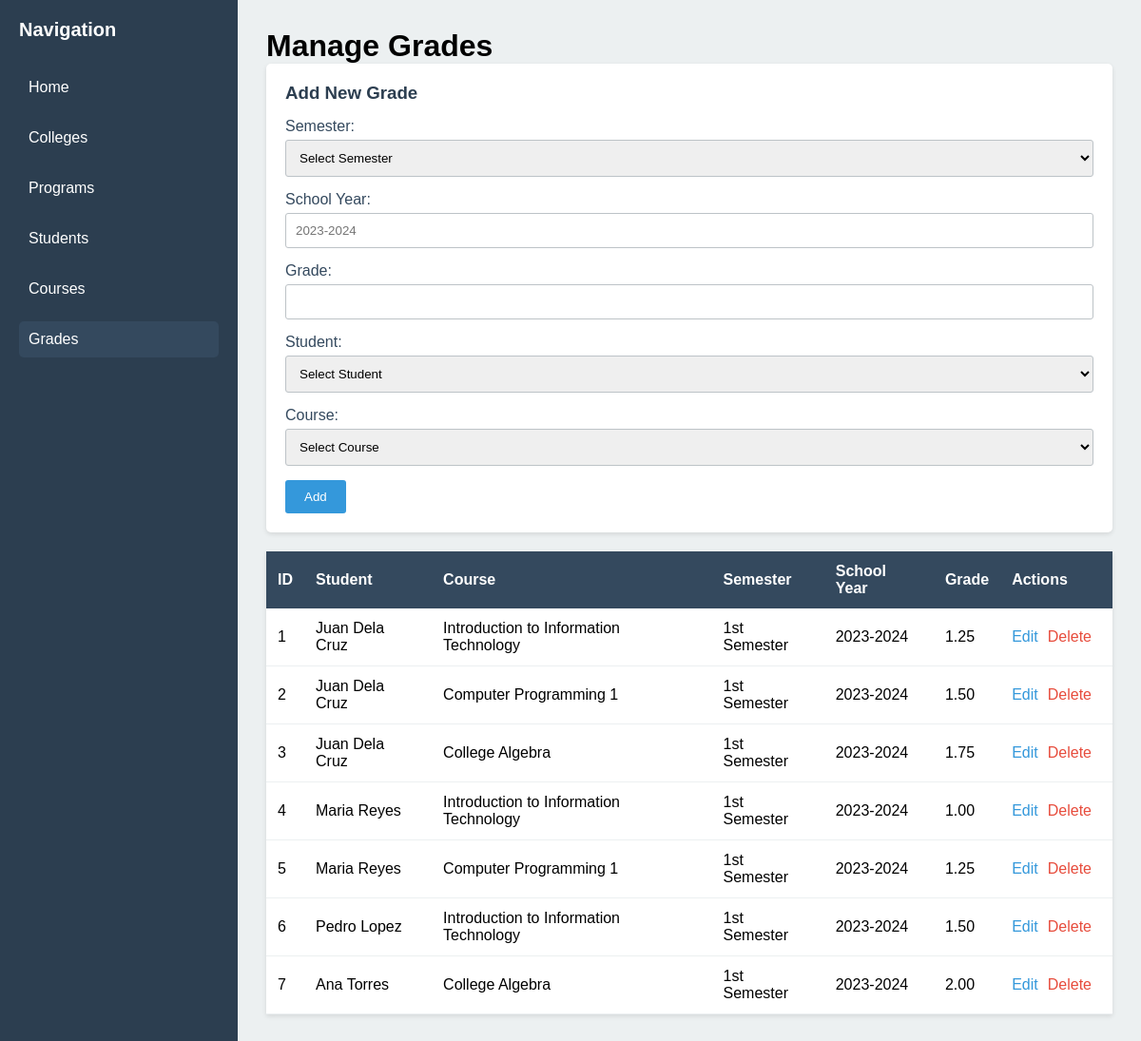
The page /grades.php on the database its author committed.
### tables this page shows
CREATE TABLE grade (
    grade_id INT AUTO_INCREMENT PRIMARY KEY,
    semester VARCHAR(20) NOT NULL,
    school_year VARCHAR(9) NOT NULL,
    grade DECIMAL(4,2) NOT NULL,
    student_number INT,
    course_code VARCHAR(10),
    FOREIGN KEY (student_number) REFERENCES student(student_number)
        ON UPDATE CASCADE
        ON DELETE CASCADE,
    FOREIGN KEY (course_code) REFERENCES course(course_code)
        ON UPDATE CASCADE
        ON DELETE CASCADE,
    CHECK (grade >= 1.0 AND grade <= 5.0)
);

CREATE TABLE student (
    student_number INT PRIMARY KEY,
    first_name VARCHAR(50) NOT NULL,
    middle_name VARCHAR(20),
    last_name VARCHAR(50) NOT NULL,
    gender VARCHAR(10) NOT NULL,
    birthday DATE NOT NULL,
    details TEXT,
    program_code VARCHAR(15),
    FOREIGN KEY (program_code) REFERENCES program(program_code)
        ON UPDATE CASCADE
        ON DELETE SET NULL
);

CREATE TABLE course (
    course_code VARCHAR(10) PRIMARY KEY,
    course_title VARCHAR(100) NOT NULL,
    units INT NOT NULL
);

### grades.php (the view, shortened to what this page needs)
<?php
include("connect.php");
$edit_mode = false;
$edit_data = null;
?>
<!DOCTYPE html>
<html lang="en">
<head>
    <link rel="stylesheet" href="style.css">
</head>
<body>
    <div class="container">
        <div class="sidebar">
            <h2>Navigation</h2>
            <ul>
                <li><a href="index.php">Home</a></li>
                <li><a href="colleges.php">Colleges</a></li>
                <li><a href="programs.php">Programs</a></li>
                <li><a href="students.php">Students</a></li>
                <li><a href="courses.php">Courses</a></li>
                <li><a href="grades.php" class="active">Grades</a></li>
            </ul>
        </div>
        <div class="main-content">
            <h1>Manage Grades</h1>
            <div class="form-box">
                <h3><?php echo $edit_mode ? 'Edit Grade' : 'Add New Grade'; ?></h3>
                <form method="post">
                    <label>Semester:</label>
                    <select name="semester" required>
                        <option value="">Select Semester</option>
                    </select>
                    <label>School Year:</label>
                    <input type="text" name="school_year" value="<?php echo $edit_mode ? htmlspecialchars($edit_data['school_year']) : ''; ?>" placeholder="2023-2024" required>
                    <label>Grade:</label>
                    <input type="number" step="0.01" name="grade" value="<?php echo $edit_mode ? htmlspecialchars($edit_data['grade']) : ''; ?>" min="1.0" max="5.0" required>
                    <label>Student:</label>
                    <select name="student_number" required>
                        <option value="">Select Student</option>
                    </select>
                    <label>Course:</label>
                    <select name="course_code" required>
                        <option value="">Select Course</option>
                    </select>
                    <button type="submit" name="<?php echo $edit_mode ? 'update' : 'add'; ?>">
                        <?php echo $edit_mode ? 'Update' : 'Add'; ?>
                    </button>
                </form>
            </div>
            <table>
                <tr>
                    <th>ID</th>
                    <th>Student</th>
                    <th>Course</th>
                    <th>Semester</th>
                    <th>School Year</th>
                    <th>Grade</th>
                    <th>Actions</th>
                </tr>
                <?php
                $result = $conn->query("SELECT g.*, s.first_name, s.last_name, c.course_title FROM grade g LEFT JOIN student s ON g.student_number = s.student_number LEFT JOIN course c ON g.course_code = c.course_code ORDER BY g.school_year DESC");
                while ($row = $result->fetch_assoc()) {
                    echo "<tr>";
                    echo "<td>" . htmlspecialchars($row['grade_id']) . "</td>";
                    echo "<td>" . htmlspecialchars($row['first_name'] . " " . $row['last_name']) . "</td>";
                    echo "<td>" . htmlspecialchars($row['course_title']) . "</td>";
                    echo "<td>" . htmlspecialchars($row['semester']) . "</td>";
                    echo "<td>" . htmlspecialchars($row['school_year']) . "</td>";
                    echo "<td>" . htmlspecialchars($row['grade']) . "</td>";
                    echo "<td class='action-links'>";
                    echo "<a href='grades.php?edit=" . htmlspecialchars($row['grade_id']) . "'>Edit</a>";
                    echo "<a href='grades.php?delete=" . htmlspecialchars($row['grade_id']) . "' class='delete'>Delete</a>";
                    echo "</td>";
                    echo "</tr>";
                }
                ?>
            </table>
        </div>
    </div>
</body>
</html>

### style.css (style rules this page uses)
* { margin: 0; padding: 0; box-sizing: border-box; }
body { font-family: Arial, sans-serif; }
.container { display: flex; min-height: 100vh; }
.sidebar { width: 250px; background-color: #2c3e50; color: white; padding: 20px; }
.sidebar h2 { margin-bottom: 30px; font-size: 20px; }
.sidebar ul { list-style: none; }
.sidebar ul li { margin-bottom: 15px; }
.sidebar ul li a { color: white; text-decoration: none; display: block; padding: 10px; border-radius: 5px; transition: background-color 0.3s; }
.sidebar ul li a:hover, .sidebar ul li a.active { background-color: #34495e; }
.main-content { flex: 1; padding: 30px; background-color: #ecf0f1; }
.form-box, .welcome-box { background-color: white; padding: 20px; border-radius: 5px; margin-bottom: 20px; box-shadow: 0 2px 5px rgba(0,0,0,0.1); }
.form-box h3 { margin-bottom: 15px; color: #2c3e50; }
.form-box label { display: block; margin-bottom: 5px; color: #34495e; }
.form-box input, .form-box select, .form-box textarea { width: 100%; padding: 10px; margin-bottom: 15px; border: 1px solid #bdc3c7; border-radius: 3px; }
.form-box button { background-color: #3498db; color: white; padding: 10px 20px; border: none; border-radius: 3px; cursor: pointer; }
table { width: 100%; background-color: white; border-collapse: collapse; box-shadow: 0 2px 5px rgba(0,0,0,0.1); }
table th { background-color: #34495e; color: white; padding: 12px; text-align: left; }
table td { padding: 12px; border-bottom: 1px solid #ecf0f1; }
.action-links a { color: #3498db; text-decoration: none; margin-right: 10px; }
.action-links a.delete { color: #e74c3c; }

### rows shown on the page
grade: grade_id "1", student_number.last_name "Juan Dela Cruz", course_code.course_title "Introduction to Information Technology", semester "1st Semester", school_year "2023-2024", grade "1.25"
grade: grade_id "2", student_number.last_name "Juan Dela Cruz", course_code.course_title "Computer Programming 1", semester "1st Semester", school_year "2023-2024", grade "1.50"
grade: grade_id "3", student_number.last_name "Juan Dela Cruz", course_code.course_title "College Algebra", semester "1st Semester", school_year "2023-2024", grade "1.75"
grade: grade_id "4", student_number.last_name "Maria Reyes", course_code.course_title "Introduction to Information Technology", semester "1st Semester", school_year "2023-2024", grade "1.00"
grade: grade_id "5", student_number.last_name "Maria Reyes", course_code.course_title "Computer Programming 1", semester "1st Semester", school_year "2023-2024", grade "1.25"
grade: grade_id "6", student_number.last_name "Pedro Lopez", course_code.course_title "Introduction to Information Technology", semester "1st Semester", school_year "2023-2024", grade "1.50"
grade: grade_id "7", student_number.last_name "Ana Torres", course_code.course_title "College Algebra", semester "1st Semester", school_year "2023-2024", grade "2.00"
